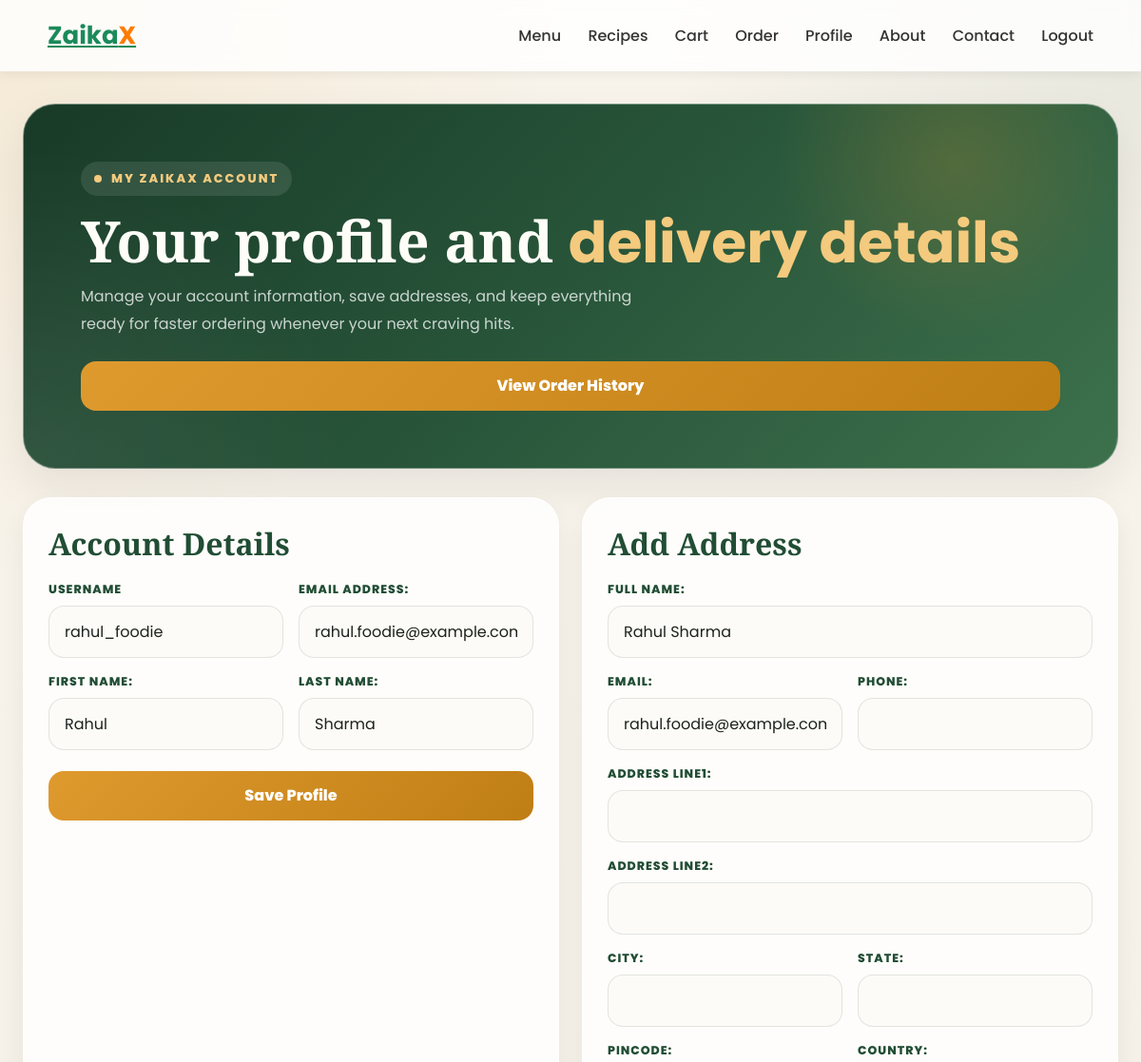
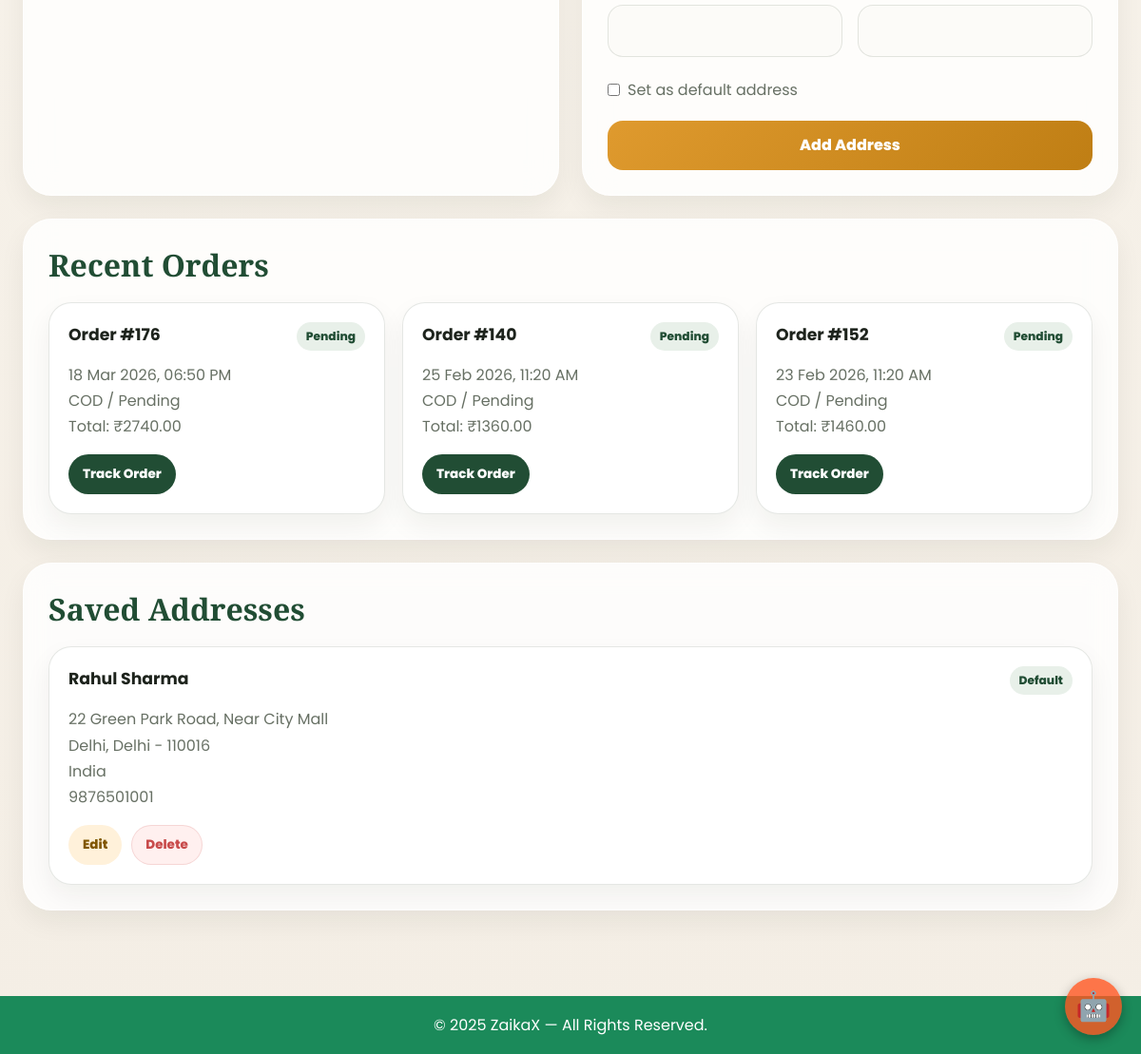
Screenshot of /profile/ (signed in) with the database file from the repository (2 pictures, top to bottom).
### cart/models.py (models this page shows, shortened)
class Order(models.Model):
    PAYMENT_METHOD_COD = "COD"
    PAYMENT_METHOD_ONLINE = "ONLINE"
    PAYMENT_METHOD_CHOICES = [
        (PAYMENT_METHOD_COD, "Cash on Delivery"),
        (PAYMENT_METHOD_ONLINE, "Online Payment"),
    ]
    PAYMENT_PENDING = "Pending"
    PAYMENT_PAID = "Paid"
    PAYMENT_FAILED = "Failed"
    PAYMENT_STATUS_CHOICES = [
        (PAYMENT_PENDING, "Pending"),
        (PAYMENT_PAID, "Paid"),
        (PAYMENT_FAILED, "Failed"),
    ]
    user = models.ForeignKey(User, on_delete=models.CASCADE)
    applied_coupon = models.ForeignKey(Coupon, on_delete=models.SET_NULL, null=True, blank=True)
    full_name = models.CharField(max_length=100)
    phone = models.CharField(max_length=15)
    address = models.TextField()
    city = models.CharField(max_length=50)
    pincode = models.CharField(max_length=10)
    instructions = models.TextField(blank=True, null=True)
    created_at = models.DateTimeField(auto_now_add=True)
    updated_at = models.DateTimeField(auto_now=True)
    STATUS_PENDING = "Pending"
    STATUS_PLACED = "Placed"
    STATUS_PROCESSING = "Processing"
    STATUS_SHIPPED = "Shipped"
    STATUS_DELIVERED = "Delivered"
    STATUS_CANCELLED = "Cancelled"
    STATUS_CHOICES = [
        (STATUS_PENDING, "Pending"),
        (STATUS_PLACED, "Placed"),
        (STATUS_PROCESSING, "Processing"),
        (STATUS_SHIPPED, "Shipped"),
        (STATUS_DELIVERED, "Delivered"),
        (STATUS_CANCELLED, "Cancelled"),
    ]
    status = models.CharField(max_length=20, choices=STATUS_CHOICES, default=STATUS_PENDING)
    subtotal_price = models.DecimalField(max_digits=10, decimal_places=2, default=0)
    delivery_fee = models.DecimalField(max_digits=10, decimal_places=2, default=0)
    discount_amount = models.DecimalField(max_digits=10, decimal_places=2, default=0)
    total_price = models.DecimalField(max_digits=10, decimal_places=2, default=0)
    coupon_code = models.CharField(max_length=30, blank=True)
    payment_method = models.CharField(max_length=20, choices=PAYMENT_METHOD_CHOICES, default=PAYMENT_METHOD_COD)
    payment_status = models.CharField(max_length=20, choices=PAYMENT_STATUS_CHOICES, default=PAYMENT_PENDING)

### accounts/models.py (models this page shows, shortened)
class Address(models.Model):
	user = models.ForeignKey(settings.AUTH_USER_MODEL, on_delete=models.CASCADE, related_name='addresses')
	full_name = models.CharField(max_length=150)
	email = models.EmailField()
	phone = models.CharField(max_length=20)
	address_line1 = models.CharField(max_length=255)
	address_line2 = models.CharField(max_length=255, blank=True, null=True)
	city = models.CharField(max_length=100)
	state = models.CharField(max_length=100)
	pincode = models.CharField(max_length=20)
	country = models.CharField(max_length=100)
	is_default = models.BooleanField(default=False)
	created_at = models.DateTimeField(auto_now_add=True)

### main/views.py (the view, shortened to what this page needs)
# urls.py: path('profile/', views.user_profile, name='user_profile'),
@login_required(login_url='login')
def user_profile(request):
    addresses = Address.objects.filter(user=request.user).order_by('-is_default', '-created_at')
    profile_form = UserProfileForm(instance=request.user)
    address_form = AddressForm(initial={
        'full_name': f"{request.user.first_name} {request.user.last_name}".strip() or request.user.username,
        'email': request.user.email,
    })
    edit_address = None
    edit_address_form = None
    edit_id = request.GET.get('edit')
    if edit_id:
        edit_address = get_object_or_404(Address, id=edit_id, user=request.user)
        edit_address_form = AddressForm(instance=edit_address)
    context = {
        'profile_user': request.user,
        'profile_form': profile_form,
        'address_form': address_form,
        'addresses': addresses,
        'edit_address': edit_address,
        'edit_address_form': edit_address_form,
        'recent_orders': Order.objects.filter(user=request.user).order_by('-created_at')[:3],
    }
    return render(request, 'main/profile.html', context)

### accounts/forms.py (shortened to what this page needs)
class UserProfileForm(forms.ModelForm):
    class Meta:
        model = User
        fields = ['first_name', 'last_name', 'email']
        widgets = {
            'first_name': forms.TextInput(attrs={'class': 'form-control', 'placeholder': 'First name', 'maxlength': '150', 'autocomplete': 'given-name'}),
            'last_name': forms.TextInput(attrs={'class': 'form-control', 'placeholder': 'Last name', 'maxlength': '150', 'autocomplete': 'family-name'}),
            'email': forms.EmailInput(attrs={'class': 'form-control', 'placeholder': 'Email', 'inputmode': 'email', 'autocomplete': 'email', 'pattern': '[A-Za-z0-9._%+-]+@gmail\\.com', 'title': 'Enter a valid Gmail address ending with @gmail.com'}),
        }

### cart/context_processors.py (called while the page is built)
def cart_count(request):
    if request.user.is_authenticated:
        try:
            qs = CartItem.objects.filter(user=request.user)
            total = sum(ci.quantity for ci in qs)
        except Exception:
            total = 0
        return {'cart_count': total}
    return {'cart_count': 0}

### templates/main/profile.html (shortened to what this page needs)
{% extends 'main/base.html' %}
{% block content %}
<section class="zx-profile">
    <div class="zx-shell">
        <div class="zx-hero">
            <div class="zx-hero__content">
                <div class="zx-hero__eyebrow">My ZaikaX Account</div>
                <h1>Your profile and <em>delivery details</em></h1>
                <p>Manage your account information, save addresses, and keep everything ready for faster ordering
                    whenever your next craving hits.</p>
                <div style="margin-top:18px;"><a href="{% url 'order_history' %}" class="submit-btn"
                        style="text-decoration:none;">View Order History</a></div>
            </div>
        </div>
        <div class="zx-grid">
            <div class="zx-card">
                <h2>Account Details</h2>
                <form method="POST">{% csrf_token %}<input type="hidden" name="form_type" value="profile">
                    <div class="zx-form-row">
                        <div class="zx-form-group"><label>Username</label><input class="form-control"
                                value="{{ profile_user.username }}" disabled></div>
                        <div class="zx-form-group">{{ profile_form.email.label_tag }}{{ profile_form.email }}{% if profile_form.email.errors %}<div class="field-errors">{{ profile_form.email.errors|striptags }}</div>{% endif %}</div>
                    </div>
                    <div class="zx-form-row">
                        <div class="zx-form-group">{{ profile_form.first_name.label_tag }}{{ profile_form.first_name }}</div>
                        <div class="zx-form-group">{{ profile_form.last_name.label_tag }}{{ profile_form.last_name }}</div>
                    </div><button class="submit-btn" type="submit">Save Profile</button>
                </form>
            </div>
            <div class="zx-card">
                <h2>Add Address</h2>
                <form method="POST">{% csrf_token %}<input type="hidden" name="form_type"
                    <div class="zx-form-group">{{ address_form.full_name.label_tag }}{{ address_form.full_name }}</div>
                    <div class="zx-form-row">
                        <div class="zx-form-group">{{ address_form.email.label_tag }}{{ address_form.email }}{% if address_form.email.errors %}<div class="field-errors">{{ address_form.email.errors|striptags }}</div>{% endif %}</div>
                        <div class="zx-form-group">{{ address_form.phone.label_tag }}{{ address_form.phone }}{% if address_form.phone.errors %}<div class="field-errors">{{ address_form.phone.errors|striptags }}</div>{% endif %}</div>
                    </div>
                    <div class="zx-form-group">{{ address_form.address_line1.label_tag }}{{ address_form.address_line1 }}</div>
                    <div class="zx-form-group">{{ address_form.address_line2.label_tag }}{{ address_form.address_line2 }}</div>
                    <div class="zx-form-row">
                        <div class="zx-form-group">{{ address_form.city.label_tag }}{{ address_form.city }}{% if address_form.city.errors %}<div class="field-errors">{{ address_form.city.errors|striptags }}</div>{% endif %}</div>
                        <div class="zx-form-group">{{ address_form.state.label_tag }}{{ address_form.state }}{% if address_form.state.errors %}<div class="field-errors">{{ address_form.state.errors|striptags }}</div>{% endif %}</div>
                    </div>
                    <div class="zx-form-row">
                        <div class="zx-form-group">{{ address_form.pincode.label_tag }}{{ address_form.pincode }}</div>
                        <div class="zx-form-group">{{ address_form.country.label_tag }}{{ address_form.country }}</div>
                    </div><label class="zx-check-row">{{ address_form.is_default }} <span>Set as default
                            address</span></label><button class="submit-btn" type="submit">Add Address</button>
                </form>
            </div>
        </div>
        <div class="zx-card zx-card-full">
            <h2>Recent Orders</h2>{% if recent_orders %}<div class="zx-address-grid">{% for order in recent_orders %}
                <div class="zx-address-item">
                    <div class="zx-address-head"><strong>Order #{{ order.id }}</strong><span class="zx-default-badge">{{ order.status }}</span></div>
                    <p>{{ order.created_at|date:"d M Y, h:i A" }}<br>{{ order.payment_method }} / {{ order.payment_status }}<br>Total: &#8377;{{ order.total_price }}</p>
                    <div class="zx-address-actions"><a href="{% url 'order_detail' order.id %}"
                            class="zx-btn zx-btn-default">Track Order</a></div>
                </div>{% endfor %}</div>{% else %}<p class="zx-empty-note">No orders placed yet.</p>{% endif %}
        </div>
        <div class="zx-card zx-card-full">
            <h2>Saved Addresses</h2>{% if addresses %}<div class="zx-address-grid">{% for address in addresses %}<div
                    class="zx-address-item">
                    <div class="zx-address-head"><strong>{{ address.full_name }}</strong>{% if address.is_default %}<span class="zx-default-badge">Default</span>{% endif %}</div>
                    <p>{{ address.address_line1 }}{% if address.address_line2 %}, {{ address.address_line2 }}{% endif %}<br>{{ address.city }}, {{ address.state }} - {{ address.pincode }}<br>{{ address.country }}<br>{{ address.phone }}</p>
                    <div class="zx-address-actions"><a href="{% url 'user_profile' %}?edit={{ address.id }}"
                            class="zx-btn zx-btn-edit">Edit</a><form method="POST"
                            action="{% url 'delete_address' address.id %}"
                            onsubmit="return confirm('Delete this address?');">{% csrf_token %}<button type="submit"
                                class="zx-btn zx-btn-delete">Delete</button></form>
                    </div>
                </div>{% endfor %}</div>{% else %}<p class="zx-empty-note">No addresses saved yet.</p>{% endif %}
        </div>
    </div>
</section>
{% endblock %}

### static/css/style.css (style rules this page uses)
* { margin: 0; padding: 0; box-sizing: border-box; font-family: 'Poppins', sans-serif; }
body { background: #f8f9f3; color: #333; }
:root { --green: #1b8a5a; --orange: #ff7b00; --light-green: #e9f7f1; }
.form-control { width: 100%; padding: 12px 14px; border-radius: 10px; border: 1px solid #e6ebe6; background: #fff; transition: box-shadow .18s ease, transform .15s ease, border-color .12s ease; font-size: 14px; }
.submit-btn { display: inline-block; background: linear-gradient(90deg, var(--green), #18a25a); color: #fff; padding: 12px 18px; border-radius: 10px; border: none; font-weight: 600; cursor: pointer; width: 100%; margin-top: 6px; transition: transform .15s ease, box-shadow .15s ease; }

### rows the page displays
Order: id "176", status "Pending", created_at "18 Mar 2026, 06:50 PM", payment_method "COD", payment_status "Pending", total_price "2740.00"
Order: id "140", status "Pending", created_at "25 Feb 2026, 11:20 AM", payment_method "COD", payment_status "Pending", total_price "1360.00"
Order: id "152", status "Pending", created_at "23 Feb 2026, 11:20 AM", payment_method "COD", payment_status "Pending", total_price "1460.00"
Address: full_name "Rahul Sharma", is_default "Default", address_line1 "22 Green Park Road", address_line2 "Near City Mall", city "Delhi", state "Delhi", pincode "110016", country "India", phone "9876501001"

### other values shown
{{ profile_form.email.label_tag }} "EMAIL ADDRESS:"
{{ profile_form.first_name.label_tag }} "FIRST NAME:"
{{ profile_form.last_name.label_tag }} "LAST NAME:"
{{ address_form.full_name.label_tag }} "FULL NAME:"
{{ address_form.email.label_tag }} "EMAIL:"
{{ address_form.phone.label_tag }} "PHONE:"
{{ address_form.address_line1.label_tag }} "ADDRESS LINE1:"
{{ address_form.address_line2.label_tag }} "ADDRESS LINE2:"
{{ address_form.city.label_tag }} "CITY:"
{{ address_form.state.label_tag }} "STATE:"
{{ address_form.pincode.label_tag }} "PINCODE:"
{{ address_form.country.label_tag }} "COUNTRY:"
